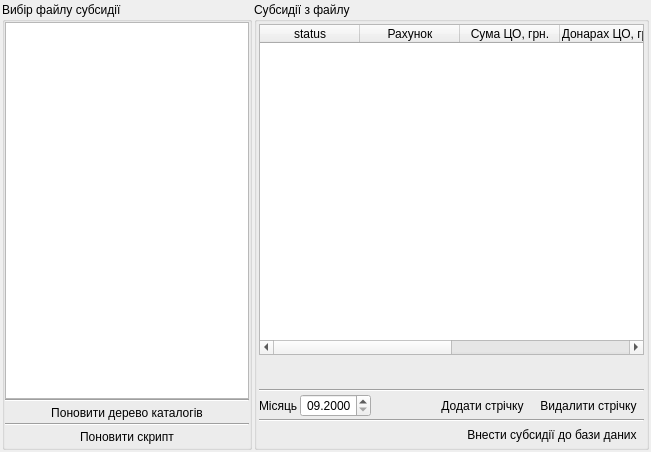
<?xml version="1.0" encoding="UTF-8"?>
<ui version="4.0">
 <class>tke_Form_uni_insert_subs</class>
 <widget class="QWidget" name="tke_Form_uni_insert_subs">
  <property name="geometry">
   <rect>
    <x>0</x>
    <y>0</y>
    <width>651</width>
    <height>452</height>
   </rect>
  </property>
  <property name="windowTitle">
   <string/>
  </property>
  <property name="windowIcon">
   <iconset resource="tke/tke_rc">
    <normaloff>:/pictures/pictures/cube.png</normaloff>:/pictures/pictures/cube.png</iconset>
  </property>
  <layout class="QHBoxLayout">
   <property name="spacing">
    <number>2</number>
   </property>
   <property name="margin">
    <number>2</number>
   </property>
   <item>
    <widget class="QGroupBox" name="groupBox_chooseFile">
     <property name="sizePolicy">
      <sizepolicy hsizetype="Preferred" vsizetype="Preferred">
       <horstretch>3</horstretch>
       <verstretch>0</verstretch>
      </sizepolicy>
     </property>
     <property name="minimumSize">
      <size>
       <width>250</width>
       <height>0</height>
      </size>
     </property>
     <property name="title">
      <string>Вибір файлу субсидії</string>
     </property>
     <layout class="QVBoxLayout">
      <property name="spacing">
       <number>0</number>
      </property>
      <property name="margin">
       <number>0</number>
      </property>
      <item>
       <widget class="QTreeView" name="treeView_fileMeneger"/>
      </item>
      <item>
       <widget class="Line" name="line_4">
        <property name="orientation">
         <enum>Qt::Horizontal</enum>
        </property>
       </widget>
      </item>
      <item>
       <widget class="QToolButton" name="toolButton_reloadDirTree">
        <property name="sizePolicy">
         <sizepolicy hsizetype="Expanding" vsizetype="Fixed">
          <horstretch>0</horstretch>
          <verstretch>0</verstretch>
         </sizepolicy>
        </property>
        <property name="text">
         <string>Поновити дерево каталогів</string>
        </property>
        <property name="icon">
         <iconset resource="tke/tke_rc">
          <normaloff>:/pictures/pictures/redeal.png</normaloff>:/pictures/pictures/redeal.png</iconset>
        </property>
        <property name="iconSize">
         <size>
          <width>12</width>
          <height>12</height>
         </size>
        </property>
        <property name="toolButtonStyle">
         <enum>Qt::ToolButtonTextBesideIcon</enum>
        </property>
        <property name="autoRaise">
         <bool>true</bool>
        </property>
       </widget>
      </item>
      <item>
       <widget class="Line" name="line_3">
        <property name="orientation">
         <enum>Qt::Horizontal</enum>
        </property>
       </widget>
      </item>
      <item>
       <widget class="QToolButton" name="toolButton_reloadScript">
        <property name="sizePolicy">
         <sizepolicy hsizetype="Expanding" vsizetype="Fixed">
          <horstretch>0</horstretch>
          <verstretch>0</verstretch>
         </sizepolicy>
        </property>
        <property name="text">
         <string>Поновити скрипт</string>
        </property>
        <property name="icon">
         <iconset resource="tke/tke_rc">
          <normaloff>:/pictures/pictures/redeal.png</normaloff>:/pictures/pictures/redeal.png</iconset>
        </property>
        <property name="iconSize">
         <size>
          <width>12</width>
          <height>12</height>
         </size>
        </property>
        <property name="toolButtonStyle">
         <enum>Qt::ToolButtonTextBesideIcon</enum>
        </property>
        <property name="autoRaise">
         <bool>true</bool>
        </property>
       </widget>
      </item>
     </layout>
    </widget>
   </item>
   <item>
    <widget class="QGroupBox" name="groupBox_subs">
     <property name="sizePolicy">
      <sizepolicy hsizetype="Preferred" vsizetype="Preferred">
       <horstretch>5</horstretch>
       <verstretch>0</verstretch>
      </sizepolicy>
     </property>
     <property name="title">
      <string>Субсидії з файлу</string>
     </property>
     <layout class="QVBoxLayout">
      <property name="spacing">
       <number>2</number>
      </property>
      <property name="margin">
       <number>2</number>
      </property>
      <item>
       <widget class="QTableWidget" name="tableWidget_subsydii">
        <property name="sizePolicy">
         <sizepolicy hsizetype="Expanding" vsizetype="Expanding">
          <horstretch>0</horstretch>
          <verstretch>0</verstretch>
         </sizepolicy>
        </property>
        <property name="sizeIncrement">
         <size>
          <width>50</width>
          <height>0</height>
         </size>
        </property>
        <property name="selectionMode">
         <enum>QAbstractItemView::SingleSelection</enum>
        </property>
        <property name="selectionBehavior">
         <enum>QAbstractItemView::SelectRows</enum>
        </property>
        <column>
         <property name="text">
          <string>status</string>
         </property>
        </column>
        <column>
         <property name="text">
          <string>Рахунок</string>
         </property>
        </column>
        <column>
         <property name="text">
          <string>Сума ЦО, грн.</string>
         </property>
        </column>
        <column>
         <property name="text">
          <string>Донарах ЦО, грн.</string>
         </property>
        </column>
        <column>
         <property name="text">
          <string>Сума ГВ, грн.</string>
         </property>
        </column>
        <column>
         <property name="text">
          <string>Донарах ГВ, грн.</string>
         </property>
        </column>
       </widget>
      </item>
      <item>
       <widget class="QLabel" name="label_SubsSum">
        <property name="font">
         <font>
          <pointsize>9</pointsize>
          <weight>50</weight>
          <bold>false</bold>
         </font>
        </property>
        <property name="text">
         <string/>
        </property>
       </widget>
      </item>
      <item>
       <widget class="QLabel" name="label_SubsSum_GV">
        <property name="text">
         <string/>
        </property>
       </widget>
      </item>
      <item>
       <widget class="Line" name="line_2">
        <property name="orientation">
         <enum>Qt::Horizontal</enum>
        </property>
       </widget>
      </item>
      <item>
       <layout class="QHBoxLayout">
        <property name="spacing">
         <number>2</number>
        </property>
        <item>
         <widget class="QLabel" name="label_date">
          <property name="text">
           <string>Місяць</string>
          </property>
         </widget>
        </item>
        <item>
         <widget class="QDateEdit" name="dateEdit_date">
          <property name="alignment">
           <set>Qt::AlignRight|Qt::AlignTrailing|Qt::AlignVCenter</set>
          </property>
          <property name="maximumDate">
           <date>
            <year>2100</year>
            <month>12</month>
            <day>31</day>
           </date>
          </property>
          <property name="minimumDate">
           <date>
            <year>2000</year>
            <month>9</month>
            <day>14</day>
           </date>
          </property>
          <property name="displayFormat">
           <string>MM.yyyy</string>
          </property>
         </widget>
        </item>
        <item>
         <spacer>
          <property name="orientation">
           <enum>Qt::Horizontal</enum>
          </property>
          <property name="sizeHint" stdset="0">
           <size>
            <width>40</width>
            <height>20</height>
           </size>
          </property>
         </spacer>
        </item>
        <item>
         <widget class="QToolButton" name="toolButton_addSubs">
          <property name="text">
           <string>Додати стрічку</string>
          </property>
          <property name="icon">
           <iconset resource="tke/tke_rc">
            <normaloff>:/pictures/pictures/greplus.png</normaloff>:/pictures/pictures/greplus.png</iconset>
          </property>
          <property name="iconSize">
           <size>
            <width>12</width>
            <height>12</height>
           </size>
          </property>
          <property name="toolButtonStyle">
           <enum>Qt::ToolButtonTextBesideIcon</enum>
          </property>
          <property name="autoRaise">
           <bool>true</bool>
          </property>
         </widget>
        </item>
        <item>
         <widget class="QToolButton" name="toolButton_dellSubs">
          <property name="text">
           <string>Видалити стрічку</string>
          </property>
          <property name="icon">
           <iconset resource="tke/tke_rc">
            <normaloff>:/pictures/pictures/redminus.png</normaloff>:/pictures/pictures/redminus.png</iconset>
          </property>
          <property name="iconSize">
           <size>
            <width>12</width>
            <height>12</height>
           </size>
          </property>
          <property name="toolButtonStyle">
           <enum>Qt::ToolButtonTextBesideIcon</enum>
          </property>
          <property name="autoRaise">
           <bool>true</bool>
          </property>
         </widget>
        </item>
       </layout>
      </item>
      <item>
       <widget class="Line" name="line">
        <property name="orientation">
         <enum>Qt::Horizontal</enum>
        </property>
       </widget>
      </item>
      <item>
       <layout class="QHBoxLayout">
        <property name="spacing">
         <number>2</number>
        </property>
        <item>
         <spacer>
          <property name="orientation">
           <enum>Qt::Horizontal</enum>
          </property>
          <property name="sizeHint" stdset="0">
           <size>
            <width>40</width>
            <height>20</height>
           </size>
          </property>
         </spacer>
        </item>
        <item>
         <widget class="QToolButton" name="toolButton_insertSubsToDB">
          <property name="text">
           <string>Внести субсидії до бази даних</string>
          </property>
          <property name="icon">
           <iconset resource="tke/tke_rc">
            <normaloff>:/pictures/pictures/ark.png</normaloff>:/pictures/pictures/ark.png</iconset>
          </property>
          <property name="iconSize">
           <size>
            <width>12</width>
            <height>12</height>
           </size>
          </property>
          <property name="toolButtonStyle">
           <enum>Qt::ToolButtonTextBesideIcon</enum>
          </property>
          <property name="autoRaise">
           <bool>true</bool>
          </property>
         </widget>
        </item>
       </layout>
      </item>
     </layout>
    </widget>
   </item>
  </layout>
 </widget>
 <resources>
  <include location="tke/tke_rc"/>
 </resources>
 <connections/>
</ui>
